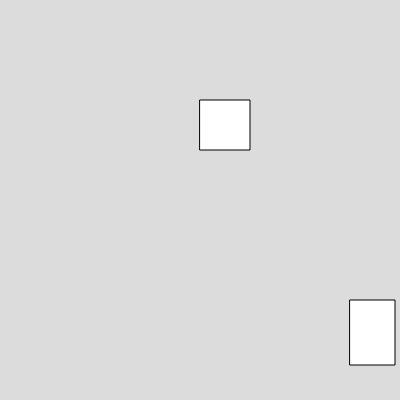
Frame 1 (no input)
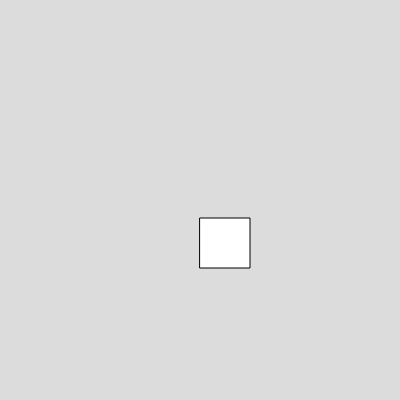
Frame 60 (no input)
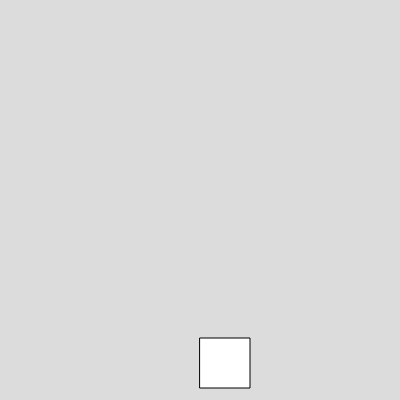
Frame 120 (the mouse pressed at the canvas centre since frame 60)

The p5.js sketch that drew these frames (run headless with seeded random() and noise() and a simulated clock; from frame 60 on, the mouse is pressed at the canvas centre):

// p5.js sketch
// ── sketch.js

function setup() 
{
  createCanvas(400, 400);
  box1=new Box (200,100,50,50,2)
  box2=new Box (350,300,45,65,-10)
}

function draw() 
{
  background(220);
  box1.show()
  box1.move()
  box2.show()
  box2.move()


}


// ── box.js
class Box
  {
    constructor(x,y,w,h,vy)
    {
      this.x =x;
      this.y =y;
      this.w =w;
      this.h = h;
      this.vy = vy;
    }
    
    show()
    {
      rect(this.x,this.y,this.w,this.h)
    }
    
    move()
    {
      this.y = this.y+this.vy;

    }

  }

  
